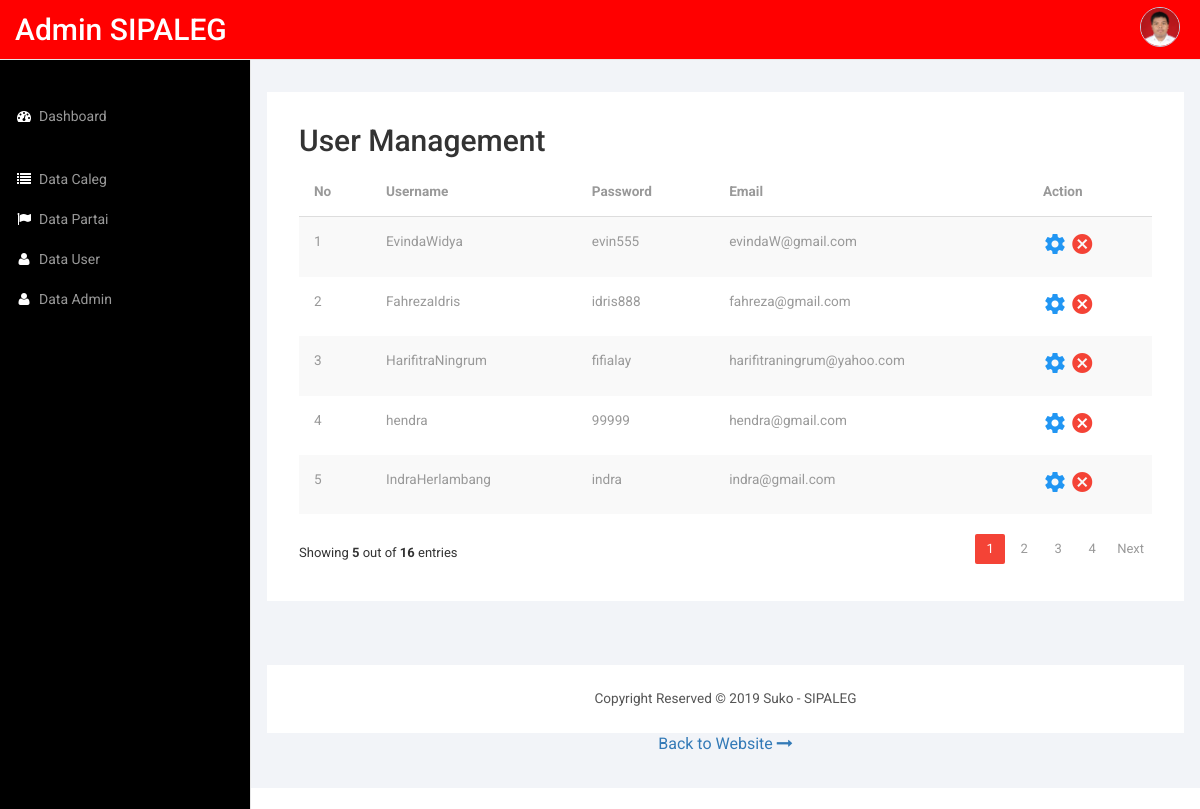
The app's page /admin/data_user.php (signed in) with its own data.
### tables this page shows
CREATE TABLE `tb_user_login` (
  `id` int(11) NOT NULL,
  `username_login` varchar(100) NOT NULL,
  `password` varchar(300) DEFAULT NULL,
  `email` varchar(100) DEFAULT NULL
);

### admin/data_user.php (the view, shortened to what this page needs)
<?php
  require '../functions.php';
  $uname = $_SESSION['usernameAdmin'];
  $admin = mysqli_fetch_assoc(mysqli_query($conn, "SELECT * FROM tb_admin WHERE username='$uname'"));
  $jumlahUser = mysqli_num_rows(mysqli_query($conn, "SELECT * FROM tb_user_login"));
  $users = mysqli_query($conn, "SELECT * FROM tb_user_login");
  $dataUsers = getData($users);
  $dataPerPage = 5;
  if (isset($_GET)){
    if (empty($_GET['page'])) {
      $page = 1;
    }
    else {
      $page = $_GET['page'];
    }
  }
  $awalPage = ($page-1)*$dataPerPage;
  $jumlahPage = ceil($jumlahUser/$dataPerPage);
  $akhirPage = $page*$dataPerPage;
?>
<!DOCTYPE HTML>
<html>
<head>
<link href="css/bootstrap.min.css" rel='stylesheet' type='text/css' />
<link href="css/style.css" rel='stylesheet' type='text/css' />
<link href="css/font-awesome.css" rel="stylesheet">
</head>
<body>
<div id="wrapper">
     <nav class="top1 navbar navbar-default navbar-static-top" role="navigation" style="margin-bottom: 0; background-color: red; height: 60px;">
      <div class="navbar-header" style="margin-top: 5px;">
        <a class="navbar-brand" href="index.html">Admin SIPALEG</a>
      </div>
      <ul class="nav navbar-nav navbar-right">
        <li class="dropdown">
          <a href="#" class="dropdown-toggle avatar" data-toggle="dropdown"><img src="../assets/img/admin/<?= $admin['foto_admin'] ?>"></a>
        </li>
      </ul>
      <div class="navbar-default sidebar" role="navigation" style="top: 60px;">
        <div class="sidebar-nav navbar-collapse" style="margin-top: -15px;">
          <ul class="nav" id="side-menu">
            <li>
              <a href="index"><i class="fa fa-dashboard fa-fw nav_icon"></i>Dashboard</a>
            </li>
            <li>
              <br>
            </li>
            <li>
              <a href="data_caleg"><i class="fa fa-list fa-fw nav_icon"></i>Data Caleg</a>
            </li>
            <li>
              <a href="partai"><i class="fa fa-flag fa-fw nav_icon"></i>Data Partai</a>
            </li>
            <li>
              <a href="data_user"><i class="fa fa-user fa-fw nav_icon"></i>Data User</a>
            </li>
            <li>
              <a href="data_admin"><i class="fa fa-user fa-fw nav_icon"></i>Data Admin</a>
            </li>
          </ul>
        </div>
      </div>
    </nav>
        <div id="page-wrapper">
        <div class="col-md-12 graphs">
	   <div class="xs">
	     <div class="bs-example4" data-example-id="contextual-table">
	       <div class="table-wrapper">
	         <div class="table-title">
	           <div class="row">
	             <div class="col-sm-5">
                 <h2>User Management</h2>
               </div>
             </div>
	         </div>
	         <table class="table table-striped table-hover">
	           <thead>
	             <tr>
	               <th>No</th>
	               <th>Username</th>
	               <th>Password</th>
	               <th>Email</th>
	               <th>Action</th>
	             </tr>
	           </thead>
	           <tbody>
	             <?php for ($i=$awalPage; $i < $akhirPage ; $i++) :?>
	             <tr>
                 <?php $user = $dataUsers[$i]; ?>
	               <td><?= $i+1 ?></td>
                  <td><?= $user['username_login'] ?></td>
	               <td><?= $user['password'] ?></td>
	               <td><?= $user['email'] ?></td>
	               <td>
	                 <a href="edit_data?user=<?= $user['id'] ?>" class="settings" title="Edit"><i
                  class="material-icons">&#xE8B8;</i></a>
	                 <a href="delete_data?user=<?= $user['id'] ?>" class="delete" title="Delete" data-toggle="tooltip">
	                   <i class="material-icons">&#xE5C9;</i>
	                 </a>
	               </td>
	             </tr>
	             <?php endfor; ?>
	           </tbody>
           </table>
           <div class="clearfix">
              <div class="hint-text">Showing <b><?= $akhirPage-$dataPerPage*($page-1) ?></b> out of <b><?= $jumlahUser ?></b> entries</div>
              <ul class="pagination">
                <?php for ($i=1; $i <= $jumlahPage; $i++) : ?>
                <?php if ($page == $i) :?>
                <li class="page-item"><a  style="background: #F44336; color: white;" href="?page=<?= $i ?>" class="page-link"><?= $i ?></a></li>
                <?php else : ?>
                <li class="page-item"><a href="?page=<?= $i ?>" class="page-link"><?= $i ?></a></li>
                <?php endif; endfor; ?>
                <?php if ($page != $jumlahPage) : ?>
                <li class="page-item"><a href="?page=<?= $page+1 ?>" class="page-link">Next</a></li>
                <?php endif; ?>
              </ul>
            </div>
         </div>
       </div>
	   </div>
     <div class="copy_layout">
      <p>Copyright Reserved © 2019 Suko - SIPALEG</p>
  </div>
  <div class="text-center w-full">
        <a class="txt1" href="../">
          Back to Website
          <i class="fa fa-long-arrow-right"></i>
        </a>
  </div>
   </div>
      </div>
   </div>
<link href="css/custom.css" rel="stylesheet">
</body>
</html>

### admin/css/style.css (style rules this page uses)
h4, h5, h6, h1, h2, h3 { margin-top: 0; }
ul, ol { margin: 0; }
p { margin: 0; }
html, body { font-family: 'Roboto', sans-serif; font-size: 100%; background:#000; overflow-x: hidden; }
body a { transition:0.5s all; -webkit-transition:0.5s all; -moz-transition:0.5s all; -o-transition:0.5s all; -ms-transition:0.5s all; }
.navbar .navbar-nav li a { padding: 0 10px; line-height: 56px; position: relative; }
.navbar .navbar-nav li .dropdown-toggle.avatar img { height: 40px; -webkit-border-radius: 50em; -moz-border-radius: 50em; border-radius: 50em; border: 1px solid #c0cadd; margin-top: -4px; }
.navbar-default.sidebar { background-color: #000; font-family: 'Roboto', sans-serif; }
nav.top1.navbar.navbar-default.navbar-static-top { background-color:rgb(6, 217, 149); font-family: 'Roboto', sans-serif; }
.navbar-default .navbar-brand { color: #fff !important; font-size: 30px; font-weight: 500; }
.navbar-right { margin-right: 10px !important; }
.navbar-right li { display:inline-block; }
i.nav_icon { color: #fff; margin-right:6px; }
.sidebar ul li a { color: #999; font-size:14px; }
ul.nav.navbar-nav.navbar-right { height: 51px; }
.sidebar-nav.navbar-collapse { margin: 2em 0 0 0; }
.copy p, .copy_layout p { font-size:0.85em; color:#555; }
.graphs { padding: 2em 1em; background: #f2f4f8; font-family: 'Roboto', sans-serif; }
.bs-example4 { background: #fff; padding: 2em; }
.table > thead > tr > th, .table > tbody > tr > th, .table > tfoot > tr > th, .table > thead > tr > td, .table > tbody > tr > td, .table > tfoot > tr > td { border-top: none !important; }
.table > thead > tr > th, .table > tbody > tr > th, .table > tfoot > tr > th, .table > thead > tr > td, .table > tbody > tr > td, .table > tfoot > tr > td { font-size: 0.85em; color: #999; }
.table td, .table>tbody>tr>td, .table>tbody>tr>th, .table>tfoot>tr>td, .table>tfoot>tr>th, .table>thead>tr>td, .table>thead>tr>th { padding:15px !important; }
.table > thead > tr > th { border-bottom: 1px solid #ddd !important; }
.copy_layout { padding:1.5em 0; background:#fff; text-align:center; margin: 4em 0 0em 0; }

### admin/css/custom.css (style rules this page uses)
#wrapper { width: 100%; }
#page-wrapper { min-height: 568px; background-color: #fff; }
@media (min-width:768px) { #page-wrapper { position: inherit; margin: 0 0 0 250px; border-left: 1px solid #e7e7e7; } }
.sidebar .sidebar-nav.navbar-collapse { padding-right: 0; padding-left: 0; }
@media (min-width:768px) { .sidebar { z-index: 1; position: absolute; width: 250px; margin-top: 51px; } }

### admin/data_user.php (style rules this page uses)
table.table td a.settings { color: #2196F3; }
table.table td a.delete { color: #F44336; }
.pagination { float: right; margin: 0 0 5px; }
.pagination li a { border: none; font-size: 13px; min-width: 30px; min-height: 30px; color: #999; margin: 0 2px; line-height: 30px; border-radius: 2px !important; text-align: center; padding: 0 6px; }
.hint-text { float: left; margin-top: 10px; font-size: 13px; }

### records on screen
tb_user_login: username_login "EvindaWidya", password "evin555", email "evindaW@gmail.com"
tb_user_login: username_login "FahrezaIdris", password "idris888", email "fahreza@gmail.com"
tb_user_login: username_login "HarifitraNingrum", password "fifialay", email "harifitraningrum@yahoo.com"
tb_user_login: username_login "hendra", password "99999", email "hendra@gmail.com"
tb_user_login: username_login "IndraHerlambang", password "indra", email "indra@gmail.com"

### other values on screen
$akhirPage-$dataPerPage*($page-1) "5"
$jumlahUser "16"
